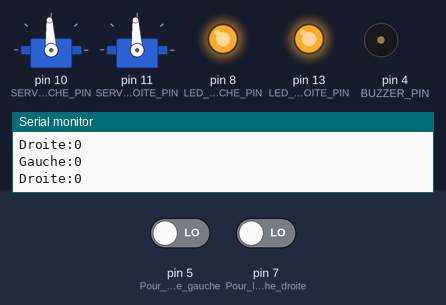
Simulated run of this sketch. Board: Arduino Uno, built with avr-gcc and run on an emulated ATmega328P. Parts: 2 × servo, output pins drawn as LEDs (lit = HIGH), buzzer (waves = sounding), the last lines printed to the serial monitor. The inputs (shaded band) are chosen by the test bench; at power-on: pin 5 (Pour_la_moustache_gauche) LOW, pin 7 (Pour_la_moustache_droite) LOW.

Above: at 2.2 s.
2.3 s: pin 5 (Pour_la_moustache_gauche) driven HIGH
At 3.5 s:
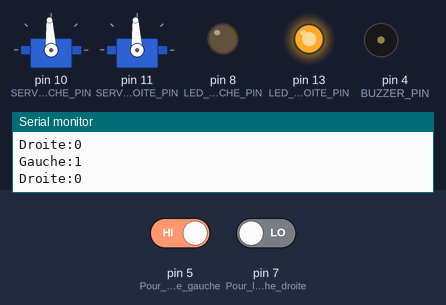
3.8 s: pin 7 (Pour_la_moustache_droite) driven HIGH
At 5.0 s:
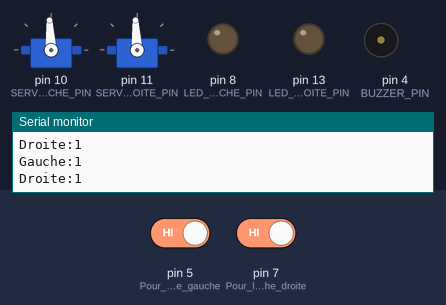
5.4 s: pin 5 (Pour_la_moustache_gauche) driven LOW
At 6.3 s:
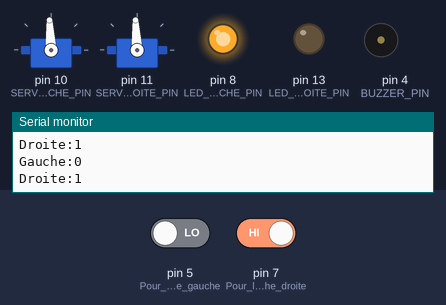
7.0 s: pin 7 (Pour_la_moustache_droite) driven LOW
At 7.7 s:
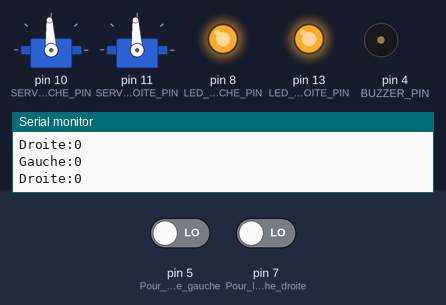
Timing chart, 0 to 9.6 s (numbered marks = the images above; inputs shaded):
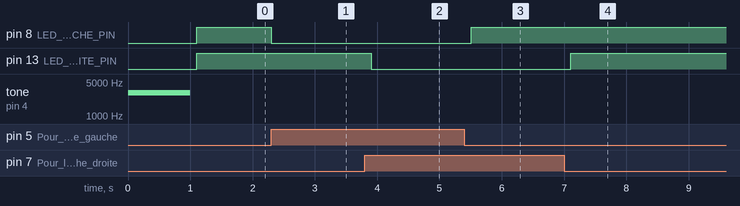

Measured:
- after the input at 2.3 s, pin 8 (LED_GAUCHE_PIN): HIGH → LOW at once
- after the input at 3.8 s, pin 13 (LED_DROITE_PIN): HIGH → LOW after 0.11 s
- after the input at 5.4 s, pin 8 (LED_GAUCHE_PIN): LOW → HIGH after 0.11 s
- after the input at 7.0 s, pin 13 (LED_DROITE_PIN): LOW → HIGH after 0.11 s

The sketch:

Moustaches_V2.ino
```cpp
#include <Servo.h>

//Définition de constantes symboliques
#define BUZZER_PIN 4
#define SERVO_DROITE_PIN 11
#define SERVO_GAUCHE_PIN 10
#define LED_GAUCHE_PIN 8
#define LED_DROITE_PIN 13
int val_mGauche = 0;
int val_mDroite = 0;


#define DUREE 6000


// Variables globales
Servo Servo_droite;
Servo Servo_gauche;

int largeur_implusion;

void setup()
{
  tone(BUZZER_PIN, 3000);
  delay(1000);
  noTone(BUZZER_PIN);

  Serial.begin(9600);
  Servo_gauche.attach(SERVO_GAUCHE_PIN);
  Servo_gauche.writeMicroseconds (1500);
  Servo_droite.attach(SERVO_DROITE_PIN);
  Servo_droite.writeMicroseconds (1500);
//  Recule_Droite(5000);
  //Avance(1000);

//  arret();
}

void loop() {
  delay(100);
  Ma_fonction();
  delay(100);
}


void Avance ()
{
  Servo_droite.writeMicroseconds(1300);
  Servo_gauche.writeMicroseconds(1700);
//  delay (duree_deplacement);
}

void arret (void)
{
  Servo_droite.detach ();
  Servo_gauche.detach ();
}


void Recule ()
{
  Servo_droite.writeMicroseconds(1700);
  Servo_gauche.writeMicroseconds(1300);
  delay (2000);
}

void Gauche (int duree_deplacement)
{
  Servo_droite.writeMicroseconds(1300);
  Servo_gauche.writeMicroseconds(1300);
  delay (duree_deplacement);
}

void Droite (int duree_deplacement)
{
  Servo_droite.writeMicroseconds(1700);
  Servo_gauche.writeMicroseconds(1700);
  delay (duree_deplacement);
}

void Avance_Droite(int duree_deplacement){
  Servo_droite.writeMicroseconds(1450);
  Servo_gauche.writeMicroseconds(1700);
  delay (duree_deplacement);
}

void Avance_Gauche(int duree_deplacement){
  Servo_droite.writeMicroseconds(1300);
  Servo_gauche.writeMicroseconds(1550);
  delay (duree_deplacement);
}

void Recule_Gauche(){
  Servo_droite.writeMicroseconds(1700);
  Servo_gauche.writeMicroseconds(1450);
  delay (2000);
}

void Recule_Droite(){
  Servo_droite.writeMicroseconds(1550);
  Servo_gauche.writeMicroseconds(1300);
  delay (2000);
}

void Ma_fonction(){

  pinMode (5, INPUT); // Pour la moustache gauche
  pinMode (7, INPUT); // Pour la moustache droite
  pinMode(LED_GAUCHE_PIN, OUTPUT);
  pinMode(LED_DROITE_PIN,OUTPUT);
  val_mGauche = digitalRead(5);
  val_mDroite = digitalRead(7);

  Serial.print("Gauche:");
  Serial.println(val_mGauche);
  Serial.print("Droite:");
  Serial.println(val_mDroite);

  //Allumer les deux LED correspondantes
  digitalWrite(LED_GAUCHE_PIN, 1-val_mGauche);
  digitalWrite(LED_DROITE_PIN, 1-val_mDroite);


}
```
